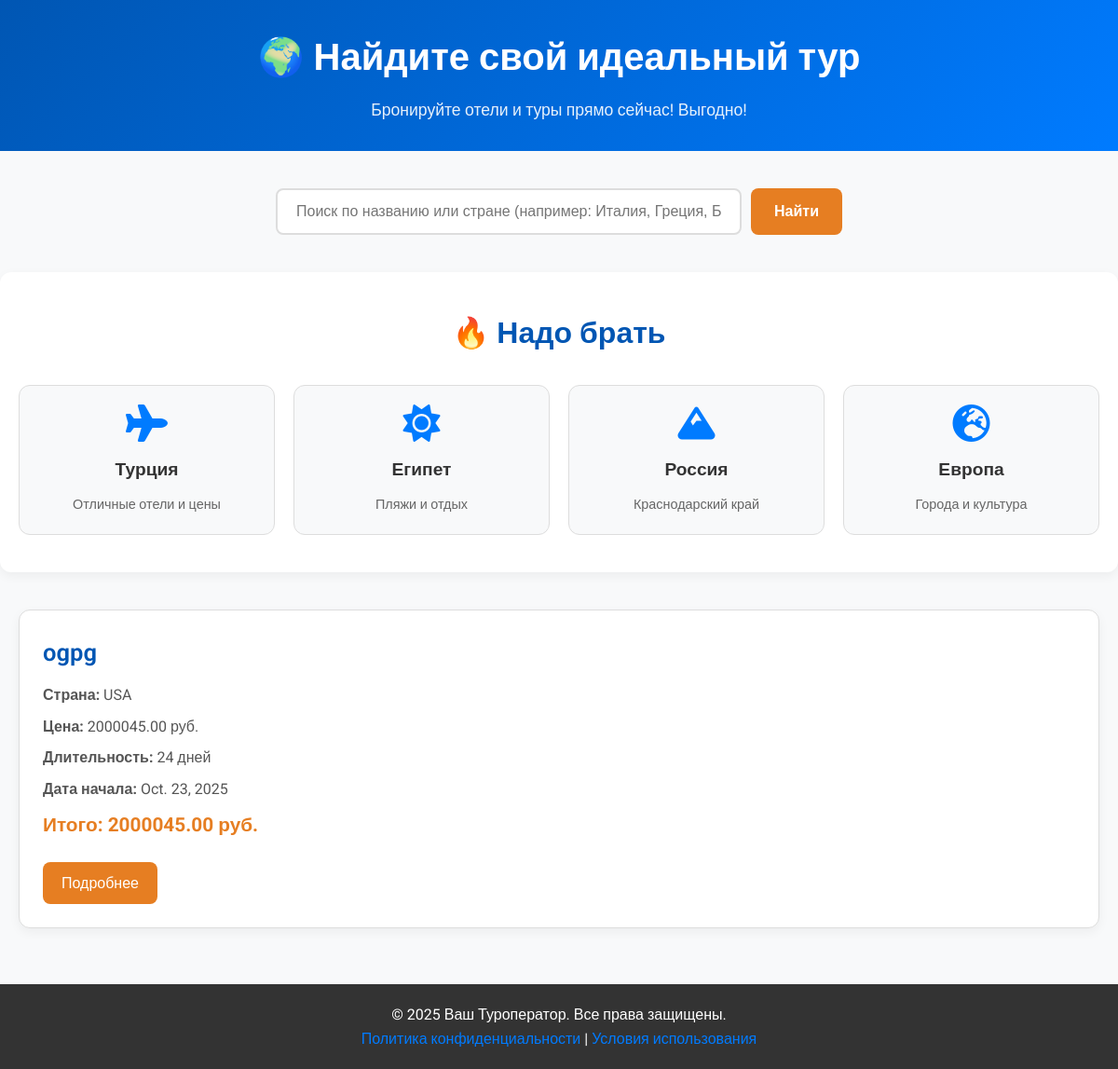
The app's page /, older data.
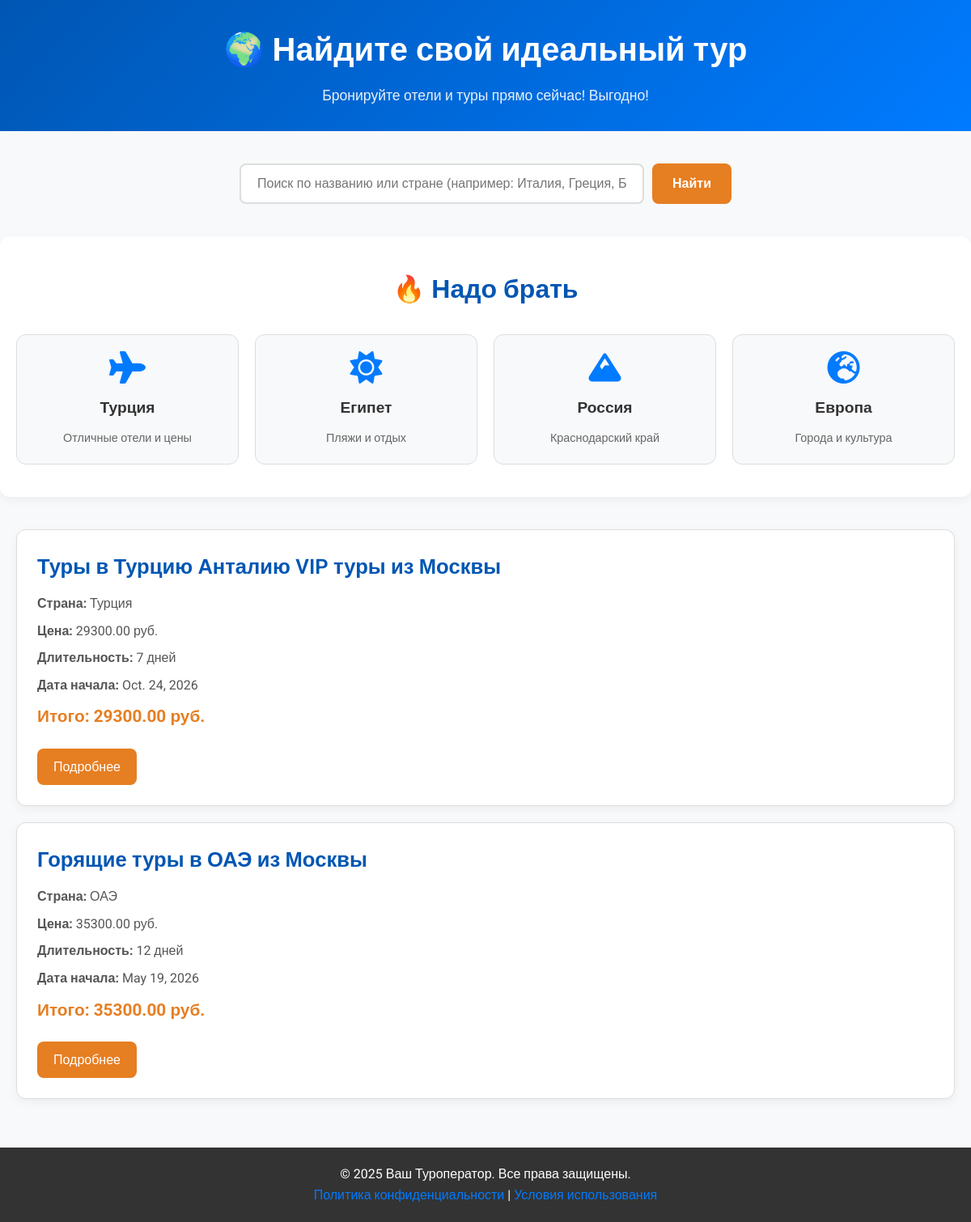
The same page, newer data.
### main/models.py (models this page shows, shortened)
class Tour(models.Model):
    title = models.CharField(max_length=200, verbose_name="Название тура")
    price = models.DecimalField(max_digits=10, decimal_places=2, verbose_name="Цена")
    duration = models.IntegerField(verbose_name="Длительность (дней)")
    country = models.CharField(max_length=100, verbose_name="Страна")
    start_date = models.DateField(verbose_name="Дата начала")

### main/views.py (the view)
# urls.py: 2. Add a URL to urlpatterns:  path('', views.home, name='home')
def home(request):
    query = request.GET.get('q', '').strip()
    if query:
        tours = Tour.objects.filter(
            Q(title__icontains=query) |
            Q(country__icontains=query) |
            Q(start_date__icontains=query)
        )
    else:
        tours = Tour.objects.all()
    return render(request, 'main/home.html', {'tours': tours, 'query': query})

### main/templates/main/home.html (shortened to what this page needs)
<!DOCTYPE html>
<html lang="ru">
<head>
    <link rel="stylesheet" href="https://cdnjs.cloudflare.com/ajax/libs/font-awesome/6.0.0/css/all.min.css">
</head>
<body>
    <div class="header">
        <h1>🌍 Найдите свой идеальный тур</h1>
        <p>Бронируйте отели и туры прямо сейчас! Выгодно!</p>
    </div>
    <form method="get" class="search-box">
        <input
            type="text"
            name="q"
            placeholder="Поиск по названию или стране (например: Италия, Греция, Бали...)"
            value="{{ query }}"
        >
        <button type="submit">Найти</button>
    </form>
    <div class="featured-section">
        <h2>🔥 Надо брать</h2>
        <div class="featured-grid">
            <div class="featured-card">
                <i class="fas fa-plane"></i>
                <h3>Турция</h3>
                <p>Отличные отели и цены</p>
            </div>
            <div class="featured-card">
                <i class="fas fa-sun"></i>
                <h3>Египет</h3>
                <p>Пляжи и отдых</p>
            </div>
            <div class="featured-card">
                <i class="fas fa-mountain"></i>
                <h3>Россия</h3>
                <p>Краснодарский край</p>
            </div>
            <div class="featured-card">
                <i class="fas fa-globe-europe"></i>
                <h3>Европа</h3>
                <p>Города и культура</p>
            </div>
        </div>
    </div>
    <div class="tour-list">
        {% for tour in tours %}
        <div class="tour-card">
            <h2>{{ tour.title }}</h2>
            <p><strong>Страна:</strong> {{ tour.country }}</p>
            <p><strong>Цена:</strong> {{ tour.price }} руб.</p>
            <p><strong>Длительность:</strong> {{ tour.duration }} дней</p>
            <p><strong>Дата начала:</strong> {{ tour.start_date }}</p>
            <div class="price">Итого: {{ tour.price }} руб.</div>
            <a href="{% url 'tour_detail' tour.id %}" class="btn">Подробнее</a>
        </div>
        {% endfor %}
    </div>
    <div class="footer">
        <p>&copy; 2025 Ваш Туроператор. Все права защищены.</p>
        <p><a href="#">Политика конфиденциальности</a> | <a href="#">Условия использования</a></p>
    </div>
</body>
</html>

### main/templates/main/home.html (style rules this page uses)
* { margin: 0; padding: 0; box-sizing: border-box; }
body { font-family: 'Roboto', sans-serif; background-color: #f8f9fa; color: #333; line-height: 1.6; }
.header { background: linear-gradient(135deg, #0056b3 0%, #007bff 100%); color: white; padding: 30px 20px; text-align: center; }
.header h1 { font-size: 2.5em; margin-bottom: 10px; font-weight: 700; }
.header p { font-size: 1.1em; opacity: 0.9; }
.search-box { display: flex; gap: 10px; justify-content: center; margin: 30px auto; max-width: 800px; padding: 10px; }
.search-box input { padding: 14px 20px; width: 100%; max-width: 500px; border: 2px solid #ddd; border-radius: 8px; font-size: 1em; outline: none; transition: border-color 0.3s; }
.search-box button { background: #e67e22; color: white; border: none; padding: 14px 25px; border-radius: 8px; cursor: pointer; font-weight: 600; font-size: 1em; transition: background 0.3s; }
.featured-section { padding: 40px 20px; background-color: white; margin: 20px auto; max-width: 1200px; border-radius: 12px; box-shadow: 0 4px 12px rgba(0,0,0,0.05); }
.featured-section h2 { color: #0056b3; text-align: center; margin-bottom: 30px; font-size: 2em; font-weight: 600; }
.featured-grid { display: grid; grid-template-columns: repeat(auto-fill, minmax(250px, 1fr)); gap: 20px; }
.featured-card { background: #f8f9fa; border: 1px solid #ddd; border-radius: 12px; padding: 20px; text-align: center; transition: transform 0.3s ease, box-shadow 0.3s ease; }
.featured-card i { font-size: 2.5em; color: #007bff; margin-bottom: 15px; }
.featured-card h3 { color: #333; margin-bottom: 10px; font-size: 1.2em; }
.featured-card p { color: #666; font-size: 0.9em; }
.tour-list { display: grid; gap: 20px; padding: 20px; max-width: 1200px; margin: 0 auto; }
.tour-card { background: white; border: 1px solid #ddd; border-radius: 12px; padding: 25px; box-shadow: 0 4px 12px rgba(0,0,0,0.05); transition: transform 0.3s ease, box-shadow 0.3s ease; }
.tour-card h2 { color: #0056b3; margin-bottom: 12px; font-size: 1.6em; font-weight: 600; }
.tour-card p { margin: 8px 0; color: #555; }
.tour-card .price { font-size: 1.3em; font-weight: 700; color: #e67e22; margin: 10px 0; }
.btn { display: inline-block; background: #e67e22; color: white; padding: 10px 20px; text-decoration: none; border-radius: 8px; font-weight: 500; margin-top: 12px; transition: background 0.3s; font-size: 1em; }
.footer { background: #333; color: white; text-align: center; padding: 20px; margin-top: 40px; }
.footer a { color: #007bff; text-decoration: none; }

Row changes from the older to the newer data that the page shows:
removed Tour: title "ogpg", country "USA", price "2000045.00", duration "24", start_date "Oct. 23, 2025"
added Tour: title "Туры в Турцию Анталию VIP туры из Москвы", country "Турция", price "29300.00", duration "7", start_date "Oct. 24, 2026"
added Tour: title "Горящие туры в ОАЭ из Москвы", country "ОАЭ", price "35300.00", duration "12", start_date "May 19, 2026"
